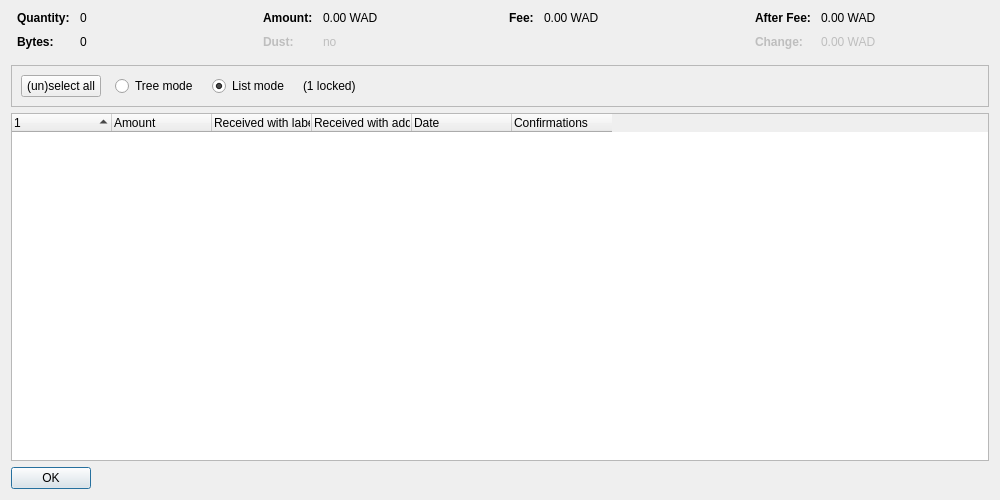
<?xml version="1.0" encoding="UTF-8"?>
<ui version="4.0">
 <class>CoinControlDialog</class>
 <widget class="QDialog" name="CoinControlDialog">
  <property name="geometry">
   <rect>
    <x>0</x>
    <y>0</y>
    <width>1000</width>
    <height>500</height>
   </rect>
  </property>
  <property name="windowTitle">
   <string>Coin Selection</string>
  </property>
  <layout class="QVBoxLayout" name="verticalLayout">
   <item>
    <layout class="QHBoxLayout" name="horizontalLayoutTop" stretch="0,0,0,0">
     <property name="topMargin">
      <number>0</number>
     </property>
     <property name="bottomMargin">
      <number>10</number>
     </property>
     <item>
      <layout class="QFormLayout" name="formLayoutCoinControl1">
       <property name="horizontalSpacing">
        <number>10</number>
       </property>
       <property name="verticalSpacing">
        <number>10</number>
       </property>
       <property name="leftMargin">
        <number>6</number>
       </property>
       <property name="rightMargin">
        <number>6</number>
       </property>
       <item row="0" column="0">
        <widget class="QLabel" name="labelCoinControlQuantityText">
         <property name="font">
          <font>
           <weight>75</weight>
           <bold>true</bold>
          </font>
         </property>
         <property name="text">
          <string>Quantity:</string>
         </property>
        </widget>
       </item>
       <item row="0" column="1">
        <widget class="QLabel" name="labelCoinControlQuantity">
         <property name="cursor">
          <cursorShape>IBeamCursor</cursorShape>
         </property>
         <property name="contextMenuPolicy">
          <enum>Qt::ActionsContextMenu</enum>
         </property>
         <property name="text">
          <string notr="true">0</string>
         </property>
         <property name="textInteractionFlags">
          <set>Qt::LinksAccessibleByMouse|Qt::TextSelectableByKeyboard|Qt::TextSelectableByMouse</set>
         </property>
        </widget>
       </item>
       <item row="1" column="0">
        <widget class="QLabel" name="labelCoinControlBytesText">
         <property name="font">
          <font>
           <weight>75</weight>
           <bold>true</bold>
          </font>
         </property>
         <property name="text">
          <string>Bytes:</string>
         </property>
        </widget>
       </item>
       <item row="1" column="1">
        <widget class="QLabel" name="labelCoinControlBytes">
         <property name="cursor">
          <cursorShape>IBeamCursor</cursorShape>
         </property>
         <property name="contextMenuPolicy">
          <enum>Qt::ActionsContextMenu</enum>
         </property>
         <property name="text">
          <string notr="true">0</string>
         </property>
         <property name="textInteractionFlags">
          <set>Qt::LinksAccessibleByMouse|Qt::TextSelectableByKeyboard|Qt::TextSelectableByMouse</set>
         </property>
        </widget>
       </item>
      </layout>
     </item>
     <item>
      <layout class="QFormLayout" name="formLayoutCoinControl2">
       <property name="horizontalSpacing">
        <number>10</number>
       </property>
       <property name="verticalSpacing">
        <number>10</number>
       </property>
       <property name="leftMargin">
        <number>6</number>
       </property>
       <property name="rightMargin">
        <number>6</number>
       </property>
       <item row="0" column="0">
        <widget class="QLabel" name="labelCoinControlAmountText">
         <property name="font">
          <font>
           <weight>75</weight>
           <bold>true</bold>
          </font>
         </property>
         <property name="text">
          <string>Amount:</string>
         </property>
        </widget>
       </item>
       <item row="0" column="1">
        <widget class="QLabel" name="labelCoinControlAmount">
         <property name="cursor">
          <cursorShape>IBeamCursor</cursorShape>
         </property>
         <property name="contextMenuPolicy">
          <enum>Qt::ActionsContextMenu</enum>
         </property>
         <property name="text">
          <string notr="true">0.00 WAD</string>
         </property>
         <property name="textInteractionFlags">
          <set>Qt::LinksAccessibleByMouse|Qt::TextSelectableByKeyboard|Qt::TextSelectableByMouse</set>
         </property>
        </widget>
       </item>
       <item row="1" column="0">
        <widget class="QLabel" name="labelCoinControlLowOutputText">
         <property name="enabled">
          <bool>false</bool>
         </property>
         <property name="font">
          <font>
           <weight>75</weight>
           <bold>true</bold>
          </font>
         </property>
         <property name="text">
          <string>Dust:</string>
         </property>
        </widget>
       </item>
       <item row="1" column="1">
        <widget class="QLabel" name="labelCoinControlLowOutput">
         <property name="enabled">
          <bool>false</bool>
         </property>
         <property name="cursor">
          <cursorShape>IBeamCursor</cursorShape>
         </property>
         <property name="contextMenuPolicy">
          <enum>Qt::ActionsContextMenu</enum>
         </property>
         <property name="text">
          <string notr="true">no</string>
         </property>
         <property name="textInteractionFlags">
          <set>Qt::LinksAccessibleByMouse|Qt::TextSelectableByKeyboard|Qt::TextSelectableByMouse</set>
         </property>
        </widget>
       </item>
      </layout>
     </item>
     <item>
      <layout class="QFormLayout" name="formLayoutCoinControl3">
       <property name="horizontalSpacing">
        <number>10</number>
       </property>
       <property name="verticalSpacing">
        <number>10</number>
       </property>
       <property name="leftMargin">
        <number>6</number>
       </property>
       <property name="rightMargin">
        <number>6</number>
       </property>
       <item row="0" column="0">
        <widget class="QLabel" name="labelCoinControlFeeText">
         <property name="font">
          <font>
           <weight>75</weight>
           <bold>true</bold>
          </font>
         </property>
         <property name="text">
          <string>Fee:</string>
         </property>
        </widget>
       </item>
       <item row="0" column="1">
        <widget class="QLabel" name="labelCoinControlFee">
         <property name="cursor">
          <cursorShape>IBeamCursor</cursorShape>
         </property>
         <property name="contextMenuPolicy">
          <enum>Qt::ActionsContextMenu</enum>
         </property>
         <property name="text">
          <string notr="true">0.00 WAD</string>
         </property>
         <property name="textInteractionFlags">
          <set>Qt::LinksAccessibleByMouse|Qt::TextSelectableByKeyboard|Qt::TextSelectableByMouse</set>
         </property>
        </widget>
       </item>
      </layout>
     </item>
     <item>
      <layout class="QFormLayout" name="formLayoutCoinControl4">
       <property name="horizontalSpacing">
        <number>10</number>
       </property>
       <property name="verticalSpacing">
        <number>10</number>
       </property>
       <property name="leftMargin">
        <number>6</number>
       </property>
       <property name="rightMargin">
        <number>6</number>
       </property>
       <item row="0" column="0">
        <widget class="QLabel" name="labelCoinControlAfterFeeText">
         <property name="font">
          <font>
           <weight>75</weight>
           <bold>true</bold>
          </font>
         </property>
         <property name="text">
          <string>After Fee:</string>
         </property>
        </widget>
       </item>
       <item row="0" column="1">
        <widget class="QLabel" name="labelCoinControlAfterFee">
         <property name="cursor">
          <cursorShape>IBeamCursor</cursorShape>
         </property>
         <property name="contextMenuPolicy">
          <enum>Qt::ActionsContextMenu</enum>
         </property>
         <property name="text">
          <string notr="true">0.00 WAD</string>
         </property>
         <property name="textInteractionFlags">
          <set>Qt::LinksAccessibleByMouse|Qt::TextSelectableByKeyboard|Qt::TextSelectableByMouse</set>
         </property>
        </widget>
       </item>
       <item row="1" column="0">
        <widget class="QLabel" name="labelCoinControlChangeText">
         <property name="enabled">
          <bool>false</bool>
         </property>
         <property name="font">
          <font>
           <weight>75</weight>
           <bold>true</bold>
          </font>
         </property>
         <property name="text">
          <string>Change:</string>
         </property>
        </widget>
       </item>
       <item row="1" column="1">
        <widget class="QLabel" name="labelCoinControlChange">
         <property name="enabled">
          <bool>false</bool>
         </property>
         <property name="cursor">
          <cursorShape>IBeamCursor</cursorShape>
         </property>
         <property name="contextMenuPolicy">
          <enum>Qt::ActionsContextMenu</enum>
         </property>
         <property name="text">
          <string notr="true">0.00 WAD</string>
         </property>
         <property name="textInteractionFlags">
          <set>Qt::LinksAccessibleByMouse|Qt::TextSelectableByKeyboard|Qt::TextSelectableByMouse</set>
         </property>
        </widget>
       </item>
      </layout>
     </item>
    </layout>
   </item>
   <item>
    <widget class="QFrame" name="frame">
     <property name="minimumSize">
      <size>
       <width>0</width>
       <height>40</height>
      </size>
     </property>
     <property name="frameShape">
      <enum>QFrame::StyledPanel</enum>
     </property>
     <property name="frameShadow">
      <enum>QFrame::Sunken</enum>
     </property>
     <layout class="QHBoxLayout" name="horizontalLayout">
      <item>
       <layout class="QHBoxLayout" name="horizontalLayoutPanel" stretch="0,0,0,0,0">
        <property name="spacing">
         <number>14</number>
        </property>
        <item>
         <widget class="QPushButton" name="pushButtonSelectAll">
          <property name="sizePolicy">
           <sizepolicy hsizetype="Maximum" vsizetype="Fixed">
            <horstretch>0</horstretch>
            <verstretch>0</verstretch>
           </sizepolicy>
          </property>
          <property name="text">
           <string>(un)select all</string>
          </property>
          <property name="autoDefault">
           <bool>false</bool>
          </property>
         </widget>
        </item>
        <item>
         <widget class="QRadioButton" name="radioTreeMode">
          <property name="sizePolicy">
           <sizepolicy hsizetype="Maximum" vsizetype="Fixed">
            <horstretch>0</horstretch>
            <verstretch>0</verstretch>
           </sizepolicy>
          </property>
          <property name="text">
           <string>Tree mode</string>
          </property>
         </widget>
        </item>
        <item>
         <widget class="QRadioButton" name="radioListMode">
          <property name="sizePolicy">
           <sizepolicy hsizetype="Maximum" vsizetype="Fixed">
            <horstretch>0</horstretch>
            <verstretch>0</verstretch>
           </sizepolicy>
          </property>
          <property name="text">
           <string>List mode</string>
          </property>
          <property name="checked">
           <bool>true</bool>
          </property>
         </widget>
        </item>
        <item>
         <widget class="QLabel" name="labelLocked">
          <property name="text">
           <string notr="true">(1 locked)</string>
          </property>
         </widget>
        </item>
        <item>
         <spacer name="horizontalSpacer">
          <property name="orientation">
           <enum>Qt::Horizontal</enum>
          </property>
          <property name="sizeHint" stdset="0">
           <size>
            <width>40</width>
            <height>20</height>
           </size>
          </property>
         </spacer>
        </item>
       </layout>
      </item>
     </layout>
    </widget>
   </item>
   <item>
    <widget class="CoinControlTreeWidget" name="treeWidget">
     <property name="contextMenuPolicy">
      <enum>Qt::CustomContextMenu</enum>
     </property>
     <property name="sortingEnabled">
      <bool>false</bool>
     </property>
     <property name="columnCount">
      <number>6</number>
     </property>
     <attribute name="headerShowSortIndicator" stdset="0">
      <bool>true</bool>
     </attribute>
     <attribute name="headerStretchLastSection">
      <bool>false</bool>
     </attribute>
     <column>
      <property name="text">
       <string/>
      </property>
     </column>
     <column>
      <property name="text">
       <string>Amount</string>
      </property>
     </column>
     <column>
      <property name="text">
       <string>Received with label</string>
      </property>
     </column>
     <column>
      <property name="text">
       <string>Received with address</string>
      </property>
     </column>
     <column>
      <property name="text">
       <string>Date</string>
      </property>
     </column>
     <column>
      <property name="text">
       <string>Confirmations</string>
      </property>
      <property name="toolTip">
       <string>Confirmed</string>
      </property>
     </column>
     <column>
      <property name="text">
       <string/>
      </property>
     </column>
     <column>
      <property name="text">
       <string/>
      </property>
     </column>
     <column>
      <property name="text">
       <string/>
      </property>
     </column>
     <column>
      <property name="text">
       <string/>
      </property>
     </column>
    </widget>
   </item>
   <item>
    <widget class="QDialogButtonBox" name="buttonBox">
     <property name="sizePolicy">
      <sizepolicy hsizetype="Maximum" vsizetype="Fixed">
       <horstretch>0</horstretch>
       <verstretch>0</verstretch>
      </sizepolicy>
     </property>
     <property name="orientation">
      <enum>Qt::Horizontal</enum>
     </property>
     <property name="standardButtons">
      <set>QDialogButtonBox::Ok</set>
     </property>
    </widget>
   </item>
  </layout>
 </widget>
 <customwidgets>
  <customwidget>
   <class>CoinControlTreeWidget</class>
   <extends>QTreeWidget</extends>
   <header>qt/coincontroltreewidget.h</header>
  </customwidget>
 </customwidgets>
 <resources/>
 <connections/>
</ui>
